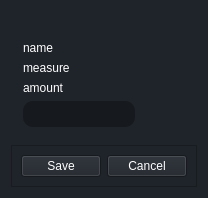
<?xml version="1.0" encoding="UTF-8"?>
<ui version="4.0">
 <class>elementProduct</class>
 <widget class="QWidget" name="elementProduct">
  <property name="geometry">
   <rect>
    <x>0</x>
    <y>0</y>
    <width>194</width>
    <height>185</height>
   </rect>
  </property>
  <property name="sizePolicy">
   <sizepolicy hsizetype="Preferred" vsizetype="Maximum">
    <horstretch>0</horstretch>
    <verstretch>0</verstretch>
   </sizepolicy>
  </property>
  <property name="minimumSize">
   <size>
    <width>0</width>
    <height>0</height>
   </size>
  </property>
  <property name="maximumSize">
   <size>
    <width>350</width>
    <height>190</height>
   </size>
  </property>
  <property name="windowTitle">
   <string>Form</string>
  </property>
  <property name="styleSheet">
   <string notr="true">* {
	color: #fff;
	background-color: #1f232a;
}

QLineEdit {
	background-color: #16191d;
	padding: 5px 10px;
	border-top-left-radius: 10px;
	border-bottom-left-radius: 10px;
	border-top-right-radius: 10px;
	border-bottom-right-radius: 10px;
}</string>
  </property>
  <layout class="QVBoxLayout" name="verticalLayout_2">
   <item>
    <widget class="QGroupBox" name="groupBox">
     <property name="minimumSize">
      <size>
       <width>0</width>
       <height>0</height>
      </size>
     </property>
     <property name="maximumSize">
      <size>
       <width>16777215</width>
       <height>16777215</height>
      </size>
     </property>
     <property name="styleSheet">
      <string notr="true">border: none</string>
     </property>
     <property name="title">
      <string/>
     </property>
     <layout class="QHBoxLayout" name="horizontalLayout">
      <property name="spacing">
       <number>0</number>
      </property>
      <property name="leftMargin">
       <number>0</number>
      </property>
      <property name="topMargin">
       <number>15</number>
      </property>
      <property name="rightMargin">
       <number>0</number>
      </property>
      <property name="bottomMargin">
       <number>0</number>
      </property>
      <item>
       <widget class="QFrame" name="frame_2">
        <property name="frameShape">
         <enum>QFrame::StyledPanel</enum>
        </property>
        <property name="frameShadow">
         <enum>QFrame::Raised</enum>
        </property>
        <layout class="QVBoxLayout" name="verticalLayout">
         <item>
          <widget class="QLabel" name="nameIngredient">
           <property name="text">
            <string>name</string>
           </property>
          </widget>
         </item>
         <item>
          <widget class="QLabel" name="measureIngredient">
           <property name="text">
            <string>measure</string>
           </property>
          </widget>
         </item>
         <item>
          <widget class="QLabel" name="amount">
           <property name="font">
            <font>
             <weight>50</weight>
             <italic>false</italic>
             <bold>false</bold>
            </font>
           </property>
           <property name="mouseTracking">
            <bool>false</bool>
           </property>
           <property name="text">
            <string>amount</string>
           </property>
          </widget>
         </item>
         <item>
          <widget class="QLineEdit" name="inputAmount">
           <property name="maximumSize">
            <size>
             <width>120</width>
             <height>16777215</height>
            </size>
           </property>
           <property name="autoFillBackground">
            <bool>false</bool>
           </property>
           <property name="inputMethodHints">
            <set>Qt::ImhFormattedNumbersOnly</set>
           </property>
           <property name="clearButtonEnabled">
            <bool>true</bool>
           </property>
          </widget>
         </item>
        </layout>
       </widget>
      </item>
      <item>
       <widget class="QFrame" name="frame">
        <property name="frameShape">
         <enum>QFrame::StyledPanel</enum>
        </property>
        <property name="frameShadow">
         <enum>QFrame::Raised</enum>
        </property>
        <layout class="QVBoxLayout" name="verticalLayout_3">
         <item>
          <widget class="QPushButton" name="deleteProductBtn">
           <property name="text">
            <string/>
           </property>
           <property name="icon">
            <iconset resource="resources.qrc">
             <normaloff>:/icons/trash-2.svg</normaloff>:/icons/trash-2.svg</iconset>
           </property>
           <property name="iconSize">
            <size>
             <width>24</width>
             <height>24</height>
            </size>
           </property>
          </widget>
         </item>
         <item>
          <widget class="QPushButton" name="editProductBtn">
           <property name="text">
            <string/>
           </property>
           <property name="icon">
            <iconset resource="resources.qrc">
             <normaloff>:/icons/edit.svg</normaloff>:/icons/edit.svg</iconset>
           </property>
           <property name="iconSize">
            <size>
             <width>24</width>
             <height>24</height>
            </size>
           </property>
          </widget>
         </item>
        </layout>
       </widget>
      </item>
     </layout>
    </widget>
   </item>
   <item>
    <widget class="QFrame" name="buttonBox">
     <property name="styleSheet">
      <string notr="true"/>
     </property>
     <property name="frameShape">
      <enum>QFrame::StyledPanel</enum>
     </property>
     <property name="frameShadow">
      <enum>QFrame::Raised</enum>
     </property>
     <layout class="QHBoxLayout" name="horizontalLayout_2">
      <item>
       <widget class="QPushButton" name="saveBtn">
        <property name="text">
         <string>Save</string>
        </property>
       </widget>
      </item>
      <item>
       <widget class="QPushButton" name="cancelBtn">
        <property name="text">
         <string>Cancel</string>
        </property>
       </widget>
      </item>
     </layout>
    </widget>
   </item>
  </layout>
 </widget>
 <resources>
  <include location="resources.qrc"/>
 </resources>
 <connections/>
</ui>
